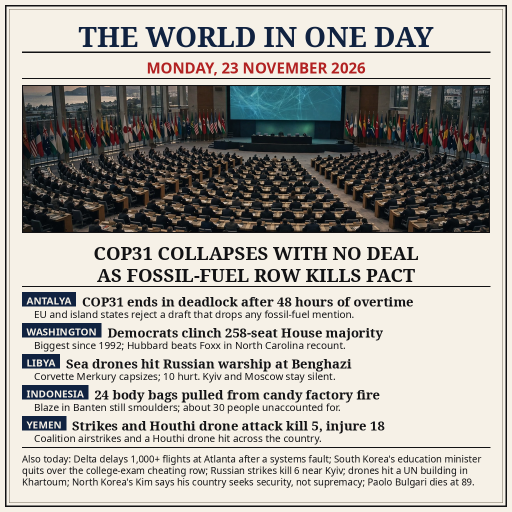
#> input picture entry.png, 1024 x 1024 px, given in place of ws-hero-20261123-0-7c1b716b-c7b5-40d2-8b8e-15f32fbf23dd.webp, which was not available (shown at 1/2 size)
$ python compose.py
#> lines starting #> are read from the running program, lines starting #| are printed output that depends on the picture
#!/usr/bin/env python3
"""Compose the 23 Nov 2026 world-news front page (1024x1024) for make.fun news-image-20261123.

Newsprint front page: masthead, generated hero photograph of the COP31
plenary hall in Antalya, two-line headline, five tagged stories and a
briefs footer. Every story is an event that happened, or was first
reported, on Monday 23 November 2026.
"""
import os

from PIL import Image, ImageDraw, ImageFont

W, H = 1024, 1024
MARGIN = 44
PAPER = (246, 241, 231)
INK = (18, 18, 20)
NAVY = (16, 34, 64)
RED = (178, 34, 34)
RULE = (120, 110, 95)

RUN_DIR = os.path.dirname(os.path.abspath(__file__))
HERO_PATH = os.path.join(
    RUN_DIR,
    "media-generation-news-hero-20261123-0-7c1b716b-c7b5-40d2-8b8e-15f32fbf23dd.webp",
)


def load_font(name, size):
    return ImageFont.truetype(f"/usr/share/fonts/truetype/noto/{name}", size)


TITLE_FONT = load_font("NotoSerif-Bold.ttf", 56)
DATE_FONT = load_font("NotoSans-Bold.ttf", 30)
HEADLINE_FONT = load_font("NotoSerif-Bold.ttf", 37)
TAG_FONT = load_font("NotoSans-Bold.ttf", 20)
STORY_FONT = load_font("NotoSerif-Bold.ttf", 26)
DECK_FONT = load_font("NotoSans-Regular.ttf", 20)
FOOT_FONT = load_font("NotoSans-Regular.ttf", 19)


def wrap_text(draw, text, font, max_width):
    lines, current = [], ""
    for word in text.split():
        trial = (current + " " + word).strip()
        if draw.textlength(trial, font=font) <= max_width:
            current = trial
        else:
            lines.append(current)
            current = word
    if current:
        lines.append(current)
    return lines


def fit_hero(path, width, height):
#> called with width = 936, height = 296
    photo = Image.open(path).convert("RGB")
#> photo is the input picture: PIL image 1024x1024 RGB; mean R, G, B 172.1, 169.1, 163
    scale = max(width / photo.width, height / photo.height)
#> scale = 0.914
    resized = photo.resize(
        (int(photo.width * scale), int(photo.height * scale)), Image.LANCZOS
    )
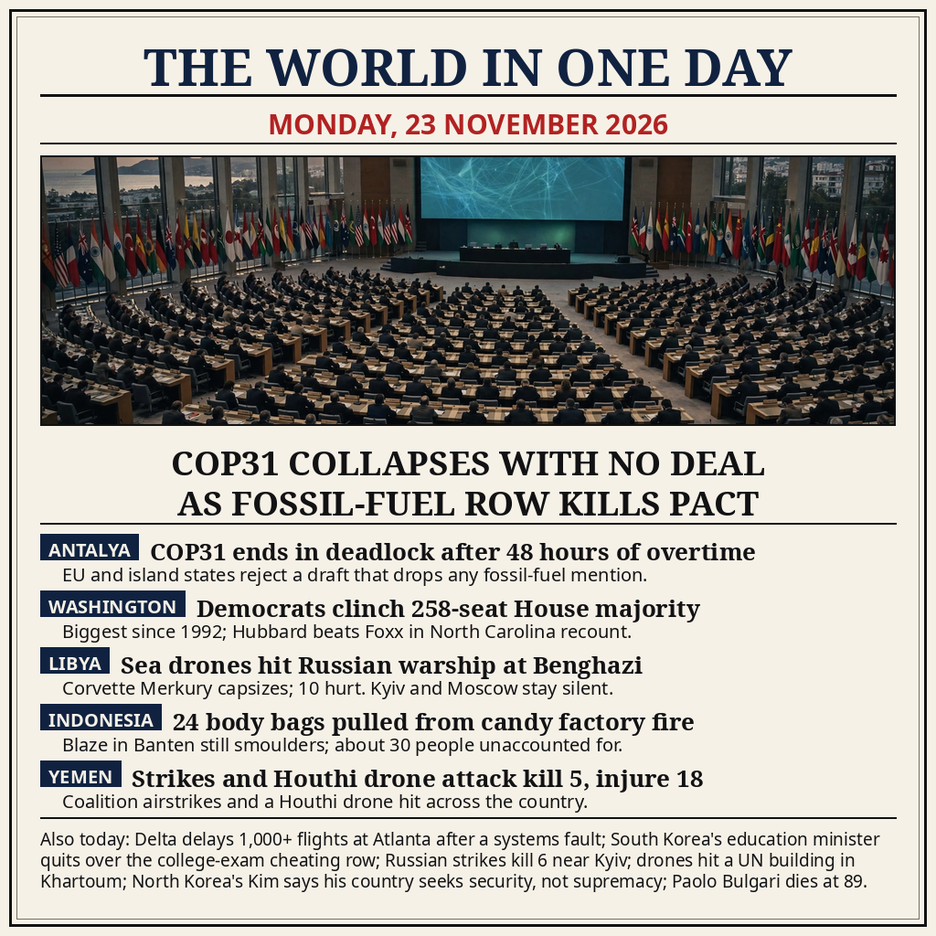
#> resized: PIL image 936x936 RGB; mean R, G, B 171.9, 169, 163.1
    left = (resized.width - width) // 2
#> left = 0
    top = (resized.height - height) // 2
#> top = 320
    return resized.crop((left, top, left + width, top + height))
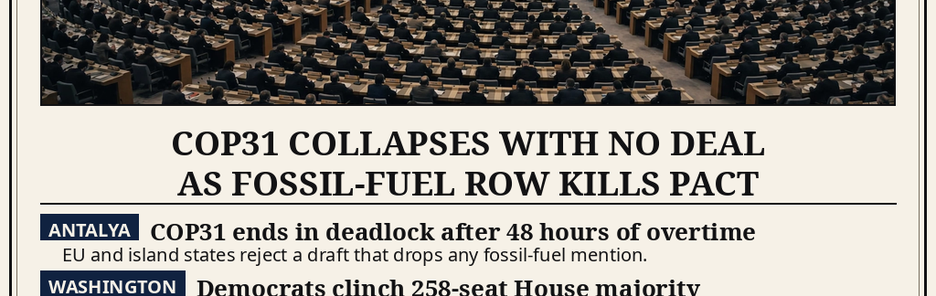
#> returned value: PIL image 936x296 RGB; mean R, G, B 159, 155.2, 148.8


def main():
    hero_w, hero_h = 936, 296
    hero = fit_hero(HERO_PATH, hero_w, hero_h)

    page = Image.new("RGB", (W, H), PAPER)
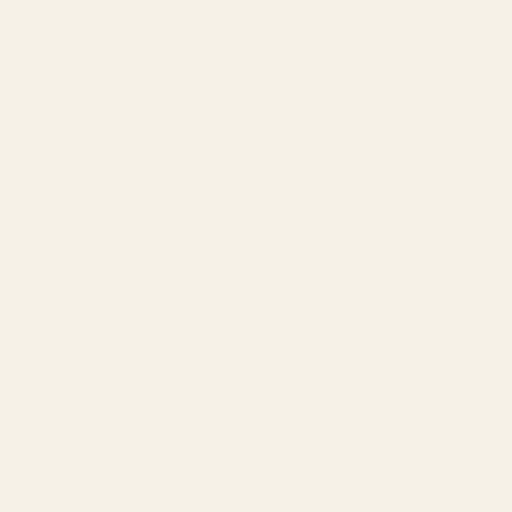
#> page: PIL image 1024x1024 RGB (shown at 1/2 size); mean R, G, B 246, 241, 231
    draw = ImageDraw.Draw(page)
    draw.rectangle([10, 10, W - 11, H - 11], outline=INK, width=3)
    draw.rectangle([18, 18, W - 19, H - 19], outline=RULE, width=1)

    y = 34
    masthead = "THE WORLD IN ONE DAY"
    draw.text(
        ((W - draw.textlength(masthead, font=TITLE_FONT)) / 2, y),
        masthead,
        font=TITLE_FONT,
        fill=NAVY,
    )
    y += 70
    draw.line([(MARGIN, y), (W - MARGIN, y)], fill=INK, width=3)
    y += 10
    dateline = "MONDAY, 23 NOVEMBER 2026"
    draw.text(
        ((W - draw.textlength(dateline, font=DATE_FONT)) / 2, y),
        dateline,
        font=DATE_FONT,
        fill=RED,
    )
    y += 42
    draw.line([(MARGIN, y), (W - MARGIN, y)], fill=INK, width=2)
    y += 14

    page.paste(hero, (MARGIN, y))
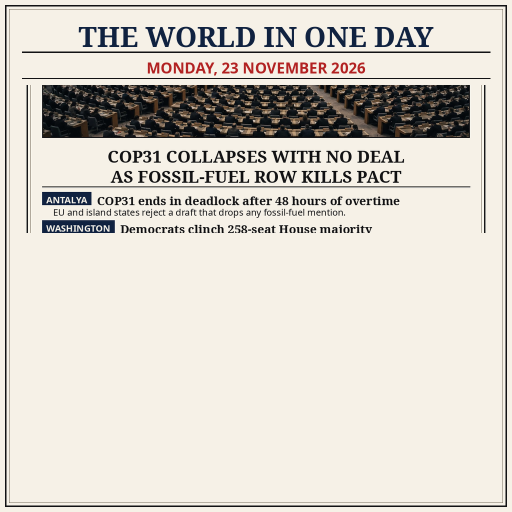
#> page: PIL image 1024x1024 RGB (shown at 1/2 size); mean R, G, B 216.2, 211.2, 202.8
    draw.rectangle(
        [MARGIN, y, MARGIN + hero_w - 1, y + hero_h - 1], outline=INK, width=2
    )
    y += hero_h + 14

    for line in ["COP31 COLLAPSES WITH NO DEAL", "AS FOSSIL-FUEL ROW KILLS PACT"]:
        draw.text(
            ((W - draw.textlength(line, font=HEADLINE_FONT)) / 2, y),
            line,
            font=HEADLINE_FONT,
            fill=INK,
        )
        y += 44
#> after the loop, y = 568
    y += 4
#> y = 572
    draw.line([(MARGIN, y), (W - MARGIN, y)], fill=INK, width=2)
    y += 12
#> y = 584

    stories = [
        (
            "ANTALYA",
            "COP31 ends in deadlock after 48 hours of overtime",
            "EU and island states reject a draft that drops any fossil-fuel mention.",
        ),
        (
            "WASHINGTON",
            "Democrats clinch 258-seat House majority",
            "Biggest since 1992; Hubbard beats Foxx in North Carolina recount.",
        ),
        (
            "LIBYA",
            "Sea drones hit Russian warship at Benghazi",
            "Corvette Merkury capsizes; 10 hurt. Kyiv and Moscow stay silent.",
        ),
        (
            "INDONESIA",
            "24 body bags pulled from candy factory fire",
            "Blaze in Banten still smoulders; about 30 people unaccounted for.",
        ),
        (
            "YEMEN",
            "Strikes and Houthi drone attack kill 5, injure 18",
            "Coalition airstrikes and a Houthi drone hit across the country.",
        ),
    ]
    for tag, head, deck in stories:
        chip_w = draw.textlength(tag, font=TAG_FONT) + 18
        draw.rectangle([MARGIN, y, MARGIN + chip_w, y + 28], fill=NAVY)
        draw.text((MARGIN + 9, y + 3), tag, font=TAG_FONT, fill=PAPER)
        draw.text((MARGIN + chip_w + 12, y + 1), head, font=STORY_FONT, fill=INK)
        y += 30
        for deck_line in wrap_text(draw, deck, DECK_FONT, W - 2 * MARGIN - 24):
            draw.text((MARGIN + 24, y), deck_line, font=DECK_FONT, fill=INK)
            y += 24
        y += 8
#> this loop made 5 passes
#> (chip_w, y) on passes 1 to 5: (107.8, 646), (158.5, 708), (75.59, 770), (132.8, 832), (88.02, 894)
#> after the loop, y = 894

    draw.line([(MARGIN, y), (W - MARGIN, y)], fill=INK, width=2)
    y += 10
#> y = 904
    briefs = (
        "Also today: Delta delays 1,000+ flights at Atlanta after a systems fault; "
        "South Korea's education minister quits over the college-exam cheating row; "
        "Russian strikes kill 6 near Kyiv; drones hit a UN building in Khartoum; "
        "North Korea's Kim says his country seeks security, not supremacy; "
        "Paolo Bulgari dies at 89."
    )
    for line in wrap_text(draw, briefs, FOOT_FONT, W - 2 * MARGIN):
        draw.text((MARGIN, y), line, font=FOOT_FONT, fill=INK)
        y += 23
#> this loop made 3 passes
#> y on passes 1 to 3: 927, 950, 973
#> after the loop, y = 973

    out_path = os.path.join(RUN_DIR, "entry.png")
    page.save(out_path, "PNG")
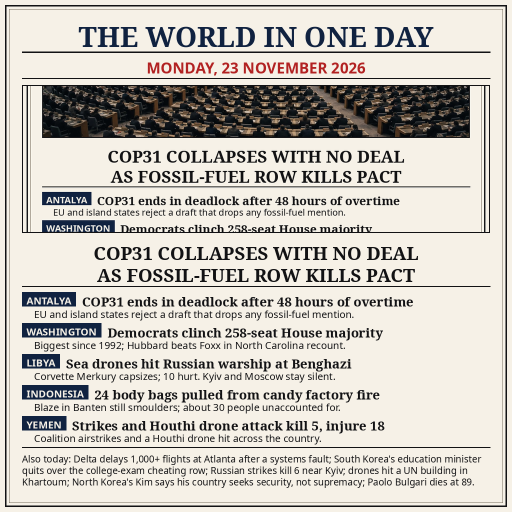
#> saved as entry.png: PIL image 1024x1024 RGB (shown at 1/2 size); mean R, G, B 199.8, 195.5, 188.3
    print(f"wrote {out_path} ({os.path.getsize(out_path)} bytes)")


if __name__ == "__main__":
    main()
